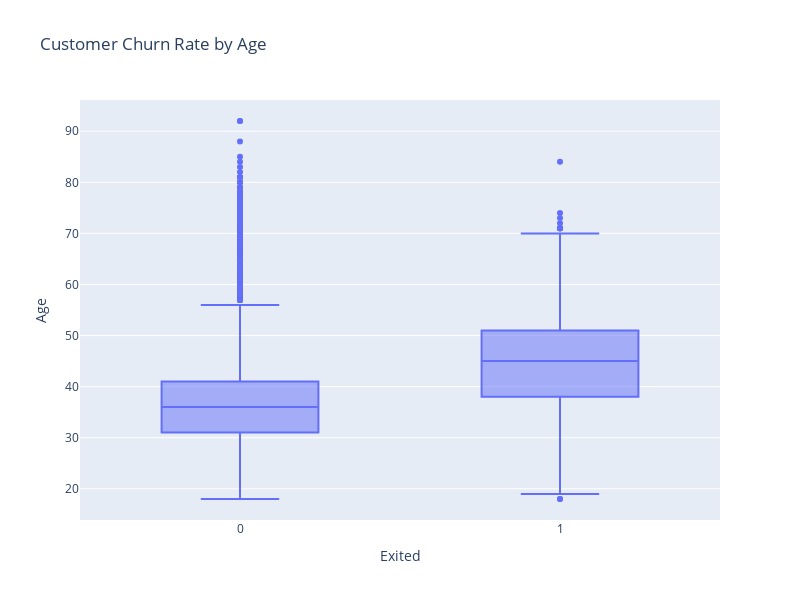

Here is the notebook cell this chart was saved with:
### Code cell
fig = px.box(
    df,
    x="Exited",
    y="Age",
    title="Customer Churn Rate by Age"
)

fig.update_layout(width=800, height=600)
fig.show()

### Figure 1 — Plotly figure (JSON) as saved in the notebook; plotly's stock layout.template omitted (floating-point values rounded to 4 significant figures; data arrays with more than 128 entries replaced by an {"elided": "..."} marker saying what was removed)
{"data": [{"alignmentgroup": "True", "hovertemplate": "Exited=%{x}<br>Age=%{y}<extra></extra>", "legendgroup": "", "marker": {"color": "#636efa"}, "name": "", "notched": false, "offsetgroup": "", "orientation": "v", "showlegend": false, "type": "box", "x": {"elided": "9997 int values"}, "x0": " ", "xaxis": "x", "y": {"elided": "9997 float values"}, "y0": " ", "yaxis": "y"}], "layout": {"boxmode": "group", "height": 600, "legend": {"tracegroupgap": 0}, "title": {"text": "Customer Churn Rate by Age"}, "width": 800, "xaxis": {"anchor": "y", "domain": [0, 1], "title": {"text": "Exited"}}, "yaxis": {"anchor": "x", "domain": [0, 1], "title": {"text": "Age"}}}}
